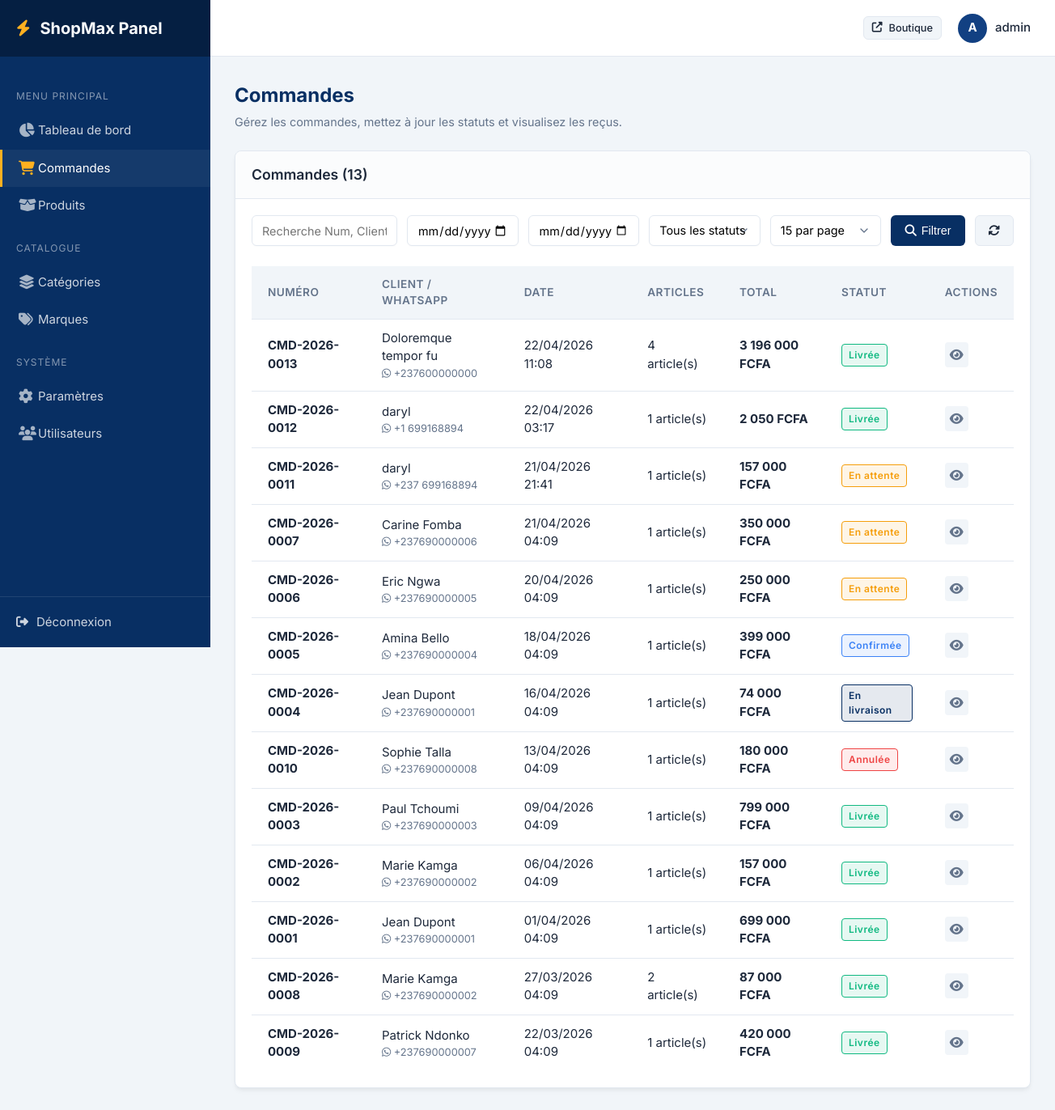
Page /admin/commandes.php (signed in) on the committed database.
### tables this page shows
CREATE TABLE `commandes` (
  `id` int(11) NOT NULL,
  `numero_cmd` varchar(50) NOT NULL,
  `nom_client` varchar(200) NOT NULL,
  `whatsapp` varchar(30) NOT NULL,
  `adresse_livraison` text NOT NULL,
  `ville` varchar(100) NOT NULL DEFAULT '',
  `note_client` text DEFAULT NULL,
  `sous_total` decimal(12,2) NOT NULL DEFAULT 0.00,
  `frais_livraison` decimal(10,2) NOT NULL DEFAULT 0.00,
  `total` decimal(12,2) NOT NULL DEFAULT 0.00,
  `statut` enum('en_attente','confirmee','en_livraison','livree','annulee') NOT NULL DEFAULT 'en_attente',
  `facture_texte` text DEFAULT NULL,
  `date_commande` datetime NOT NULL DEFAULT current_timestamp(),
  `date_maj` datetime DEFAULT NULL ON UPDATE current_timestamp()
);

### includes/config.php (called while the page is built, shortened)
<?php
function getPDO(): PDO {
    return Database::getInstance()->getConnection();
}
function getParam(string $cle, string $default = ''): string {
    static $cache = [];
    if (isset($cache[$cle])) return $cache[$cle];
    $pdo = getPDO();
    $stmt = $pdo->prepare("SELECT valeur FROM parametres WHERE cle = :cle LIMIT 1");
    $stmt->execute(['cle' => $cle]);
    $val = $stmt->fetchColumn();
    $cache[$cle] = $val !== false ? $val : $default;
    return $cache[$cle];
}
function e(string $str): string {
    return htmlspecialchars($str, ENT_QUOTES, 'UTF-8');
}
function formatPrix($prix): string {
    $devise = getParam('devise', 'FCFA');
    return number_format((float)$prix, 0, ',', ' ') . ' ' . $devise;
}

### admin/commandes.php (the view, shortened to what this page needs)
<?php
require_once __DIR__ . '/includes/admin_header.php';
$pdo = getPDO();
$action = $_GET['action'] ?? 'list';
function getStatusBadgeList($statut) {
    return match($statut) {
        'en_attente' => '<span class="badge en_attente">En attente</span>',
        'confirmee' => '<span class="badge confirmee">Confirmée</span>',
        'en_livraison' => '<span class="badge en_livraison">En livraison</span>',
        'livree' => '<span class="badge livree">Livrée</span>',
        'annulee' => '<span class="badge annulee">Annulée</span>',
        default => '<span class="badge">' . e($statut) . '</span>'
    };
}
?>
<div class="page-header">
    <div class="page-title">
        <h1>Commandes</h1>
        <p>Gérez les commandes, mettez à jour les statuts et visualisez les reçus.</p>
    </div>
</div>
<?php if ($action === 'list'): ?>
    <?php
    $search = trim($_GET['search'] ?? '');
    $date_debut = trim($_GET['date_debut'] ?? '');
    $date_fin = trim($_GET['date_fin'] ?? '');
    $page = max(1, (int)($_GET['page'] ?? 1));
    $limit = (int)($_GET['limit'] ?? 15);
    $offset = ($page - 1) * $limit;
    $where = "WHERE 1=1";
    $params = [];
    $stmtCount = $pdo->prepare("SELECT COUNT(*) FROM commandes $where");
    $stmtCount->execute($params);
    $total = $stmtCount->fetchColumn();
    $stmt = $pdo->prepare("SELECT * FROM commandes $where ORDER BY date_commande DESC LIMIT $limit OFFSET $offset");
    $stmt->execute($params);
    $commandes = $stmt->fetchAll();
    ?>
    <div class="card">
        <div class="card-header">
            <div class="card-title">Commandes (<?= $total ?>)</div>
        </div>
        <div class="card-body" style="display:flex; flex-direction:column; padding:0;">
            <div style="padding:20px;">
                <form method="GET" class="filter-bar">
                    <input type="text" name="search" class="form-control search-input" placeholder="Recherche Num, Client, WhatsApp..." value="<?= e($search) ?>">
                    <input type="date" name="date_debut" class="form-control" value="<?= e($date_debut) ?>" title="Date début">
                    <input type="date" name="date_fin" class="form-control" value="<?= e($date_fin) ?>" title="Date fin">
                    <select name="statut" class="form-control">
                    <option value="">Tous les statuts</option>
                </select>
                <select name="limit" class="form-control" style="min-width: 100px;">
                    <?php foreach([5,10,15,20,25,30,50,100] as $l): ?>
                    <option value="<?= $l ?>" <?= $limit === $l ? 'selected' : '' ?>><?= $l ?> par page</option>
                    <?php endforeach; ?>
                </select>
                <button type="submit" class="btn btn-primary"><i class="fas fa-search"></i> Filtrer</button>
                <a href="commandes.php" class="btn btn-secondary" title="Réinitialiser"><i class="fas fa-sync-alt"></i></a>
            </form>
            <div class="table-responsive">
                <table class="table">
                    <thead>
                        <tr>
                            <th>Numéro</th>
                            <th>Client / WhatsApp</th>
                            <th>Date</th>
                            <th>Articles</th>
                            <th>Total</th>
                            <th>Statut</th>
                            <th>Actions</th>
                        </tr>
                    </thead>
                    <tbody>
                        <?php if(empty($commandes)): ?>
                        <tr><td colspan="7" style="text-align: center;">Aucune commande trouvée.</td></tr>
                        <?php else: ?>
                        <?php foreach($commandes as $cmd):
                            $stmtC = $pdo->prepare("SELECT SUM(quantite) FROM commande_items WHERE commande_id = ?");
                            $stmtC->execute([$cmd['id']]);
                            $nbItems = $stmtC->fetchColumn() ?: 0;
                        ?>
                        <tr>
                            <td><strong><?= e($cmd['numero_cmd']) ?></strong></td>
                            <td>
                                <div><?= e($cmd['nom_client']) ?></div>
                                <div style="font-size: 0.8rem; color: var(--text-muted);"><i class="fab fa-whatsapp"></i> <?= e($cmd['whatsapp']) ?></div>
                            </td>
                            <td><?= date('d/m/Y H:i', strtotime($cmd['date_commande'])) ?></td>
                            <td><?= $nbItems ?> article(s)</td>
                            <td><strong><?= formatPrix($cmd['total']) ?></strong></td>
                            <td><?= getStatusBadgeList($cmd['statut']) ?></td>
                            <td>
                                <a href="commandes.php?edit=<?= $cmd['id'] ?>" class="btn-icon" title="Voir/Modifier"><i class="fas fa-eye"></i></a>
                            </td>
                        </tr>
                        <?php endforeach; ?>
                        <?php endif; ?>
                    </tbody>
                </table>
            </div>
        </div>
    </div>
<?php endif; ?>
<?php require_once __DIR__ . '/includes/admin_footer.php'; ?>

### admin/css/admin.css (style rules this page uses)
:root { --primary: #082F63; --primary-light: #124082; --primary-dark: #051F42; --secondary: #E8F0FB; --accent: #FFB020; --success: #10B981; --danger: #EF4444; --warning: #F59E0B; --info: #3B82F6; --text-main: #1E293B; --text-muted: #64748B; --text-light: #F8FAFC; --bg-main: #F1F5F9; --bg-card: #FFFFFF; --border: #E2E8F0; --border-radius: 8px; --card-shadow: 0 4px 6px -1px rgba(0, 0, 0, 0.05), 0 2px 4px -1px rgba(0, 0, 0, 0.03); --sidebar-width: 260px; --header-height: 70px; }
* { margin: 0; padding: 0; box-sizing: border-box; }
body { font-family: 'Inter', sans-serif; background-color: var(--bg-main); color: var(--text-main); line-height: 1.5; font-size: 15px; min-height: 100vh; }
a { color: var(--primary); text-decoration: none; transition: all 0.2s ease; }
.page-header { display: flex; align-items: center; justify-content: space-between; margin-bottom: 24px; }
.page-title h1 { font-size: 1.5rem; font-weight: 700; color: var(--primary); margin-bottom: 4px; }
.page-title p { color: var(--text-muted); font-size: 0.9rem; }
.card { background-color: var(--bg-card); border-radius: var(--border-radius); box-shadow: var(--card-shadow); margin-bottom: 24px; border: 1px solid var(--border); overflow: hidden; }
.card-header { padding: 16px 20px; border-bottom: 1px solid var(--border); display: flex; align-items: center; justify-content: space-between; background-color: rgba(248, 250, 252, 0.5); }
.card-title { font-weight: 600; font-size: 1.1rem; color: var(--text-main); display: flex; align-items: center; gap: 8px; }
.card-body { padding: 20px; }
.table-responsive { overflow-x: auto; }
.table { width: 100%; border-collapse: collapse; }
.table th, .table td { padding: 12px 20px; text-align: left; border-bottom: 1px solid var(--border); }
.table th { background-color: var(--bg-main); color: var(--text-muted); font-weight: 600; font-size: 0.85rem; text-transform: uppercase; letter-spacing: 0.5px; position: relative; z-index: 1; }
.table tbody tr:last-child td { border-bottom: none; }
.table td { position: relative; z-index: 2; }
.table .btn-icon { position: relative; z-index: 3; }
.badge { padding: 4px 8px; border-radius: 4px; font-size: 0.75rem; font-weight: 600; letter-spacing: 0.5px; display: inline-block; }
.badge.en_attente { background-color: rgba(245, 158, 11, 0.1); color: var(--warning); border: 1px solid var(--warning); }
.badge.confirmee { background-color: rgba(59, 130, 246, 0.1); color: var(--info); border: 1px solid var(--info); }
.badge.en_livraison { background-color: rgba(8, 47, 99, 0.1); color: var(--primary); border: 1px solid var(--primary); }
.badge.livree { background-color: rgba(16, 185, 129, 0.1); color: var(--success); border: 1px solid var(--success); }
.badge.annulee { background-color: rgba(239, 68, 68, 0.1); color: var(--danger); border: 1px solid var(--danger); }
.btn { display: inline-flex; align-items: center; justify-content: center; gap: 8px; padding: 8px 16px; border-radius: 6px; font-weight: 500; font-size: 0.9rem; cursor: pointer; transition: all 0.2s; border: 1px solid transparent; }
.btn-primary { background-color: var(--primary); color: white; }
.btn-secondary { background-color: var(--bg-main); color: var(--text-main); border-color: var(--border); }
.btn-icon { padding: 6px; border-radius: 4px; color: var(--text-muted); background: var(--bg-main); }
.form-control { width: 100%; padding: 10px 14px; border: 1px solid var(--border); border-radius: 6px; font-family: inherit; font-size: 0.95rem; transition: var(--transition-fast, 0.2s); }
select.form-control { appearance: none; background-repeat: no-repeat; background-position: right 12px center; padding-right: 40px; }
.filter-bar { display: flex; gap: 12px; margin-bottom: 20px; align-items: center; flex-wrap: nowrap; background: transparent; padding: 0; border: none; overflow-x: auto; padding-bottom: 5px; }
.filter-bar .form-control { margin-bottom: 0; min-width: 130px; height: 38px; font-size: 0.9rem; padding: 6px 12px; border-color: #E2E8F0; background-color: #FFFFFF; box-shadow: 0 1px 2px rgba(0,0,0,0.02); }
.filter-bar .search-input { flex: 1; min-width: 180px; }
.filter-bar .btn { height: 38px; padding: 0 16px; display: flex; align-items: center; gap: 6px; white-space: nowrap; }

### rows in the picture
commandes: numero_cmd "CMD-2026-0013", nom_client "Doloremque tempor fu", whatsapp "+237600000000", date_commande "22/04/2026 11:08", nbItems "4", total "3 196 000 FCFA", statut "Livrée"
commandes: numero_cmd "CMD-2026-0012", nom_client "daryl", whatsapp "+1 699168894", date_commande "22/04/2026 03:17", nbItems "1", total "2 050 FCFA", statut "Livrée"
commandes: numero_cmd "CMD-2026-0011", nom_client "daryl", whatsapp "+237 699168894", date_commande "21/04/2026 21:41", nbItems "1", total "157 000 FCFA", statut "En attente"
commandes: numero_cmd "CMD-2026-0007", nom_client "Carine Fomba", whatsapp "+237690000006", date_commande "21/04/2026 04:09", nbItems "1", total "350 000 FCFA", statut "En attente"
commandes: numero_cmd "CMD-2026-0006", nom_client "Eric Ngwa", whatsapp "+237690000005", date_commande "20/04/2026 04:09", nbItems "1", total "250 000 FCFA", statut "En attente"
commandes: numero_cmd "CMD-2026-0005", nom_client "Amina Bello", whatsapp "+237690000004", date_commande "18/04/2026 04:09", nbItems "1", total "399 000 FCFA", statut "Confirmée"
commandes: numero_cmd "CMD-2026-0004", nom_client "Jean Dupont", whatsapp "+237690000001", date_commande "16/04/2026 04:09", nbItems "1", total "74 000 FCFA", statut "En livraison"
commandes: numero_cmd "CMD-2026-0010", nom_client "Sophie Talla", whatsapp "+237690000008", date_commande "13/04/2026 04:09", nbItems "1", total "180 000 FCFA", statut "Annulée"
commandes: numero_cmd "CMD-2026-0003", nom_client "Paul Tchoumi", whatsapp "+237690000003", date_commande "09/04/2026 04:09", nbItems "1", total "799 000 FCFA", statut "Livrée"
commandes: numero_cmd "CMD-2026-0002", nom_client "Marie Kamga", whatsapp "+237690000002", date_commande "06/04/2026 04:09", nbItems "1", total "157 000 FCFA", statut "Livrée"
commandes: numero_cmd "CMD-2026-0001", nom_client "Jean Dupont", whatsapp "+237690000001", date_commande "01/04/2026 04:09", nbItems "1", total "699 000 FCFA", statut "Livrée"
commandes: numero_cmd "CMD-2026-0008", nom_client "Marie Kamga", whatsapp "+237690000002", date_commande "27/03/2026 04:09", nbItems "2", total "87 000 FCFA", statut "Livrée"
commandes: numero_cmd "CMD-2026-0009", nom_client "Patrick Ndonko", whatsapp "+237690000007", date_commande "22/03/2026 04:09", nbItems "1", total "420 000 FCFA", statut "Livrée"

### other values in the picture
substr($adminName, 0, 1) "A"
$adminName "admin"
$total "13"
form field limit "15 par page"
